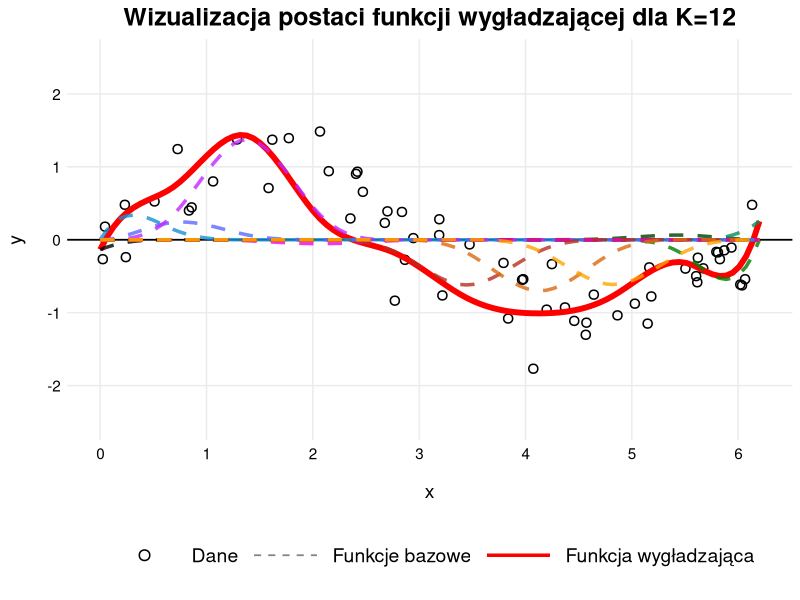

The R script that drew this image:
library(ggplot2)
library(splines)

set.seed(42)

# Część teoretyczna: Obrazowanie funkcji wygładzającej

base_dim <- 12
names_in_legends <- c("Dane", "Funkcje bazowe", "Funkcja wygładzająca")

# Generowanie danych
x_points <- runif(60, 0, 6.2)
y_points <- sin(x_points) + rnorm(60, 0, 0.4)
df_points <- data.frame(x = x_points, y = y_points)

df_points$label <- factor("Dane", levels = names_in_legends) 

# Funkcja wygładzająca
B_train <- bs(df_points$x, df = base_dim, intercept = TRUE)
model <- lm(df_points$y ~ B_train - 1)
betas <- coef(model) 

x_grid <- seq(0, 6.2, length.out = 100)
B_grid <- bs(x_grid, df = base_dim, intercept = TRUE)

y_est <- B_grid %*% betas
df_true <- data.frame(x = x_grid, y = as.vector(y_est))
df_true$label <- factor("Funkcja wygładzająca", levels = names_in_legends) 

df_dashed <- data.frame()
my_palette <- colorRampPalette(c("black", "green4", "dodgerblue", "magenta", "firebrick", "orange"))
colors_dashed <- my_palette(base_dim)

# Generowanie funkcji bazowych
for (k in 1:base_dim) {
  y_basis <- B_grid[, k] * betas[k]
  temp_df <- data.frame(x = x_grid, y = y_basis, group = as.character(k))

  temp_df$label <- factor("Funkcje bazowe", levels = names_in_legends)
  df_dashed <- rbind(df_dashed, temp_df)
}

# Wykres
ggplot() +
  geom_hline(yintercept = 0, color = "black", linewidth = 0.6) +
  geom_point(data = df_points,
             aes(x = x, y = y, shape = label),
             size = 2.5, color = "black", stroke = 0.8) +
  
  # Funkcja wygładzająca
  geom_line(data = df_true,
            aes(x = x, y = y, linetype = label),
            color = "red", linewidth = 2) +
  # Funkcje bazowe
  geom_line(data = df_dashed,
            aes(x = x, y = y, group = group, color = group, linetype = label),
            linewidth = 1.2, alpha = 0.8) +

  scale_color_manual(values = colors_dashed, guide = "none") +
  scale_shape_manual(
    name = NULL,
    values = c("Dane" = 1, "Funkcje bazowe" = NA, "Funkcja wygładzająca" = NA),
    drop = FALSE 
  ) +
  scale_linetype_manual(
    name = NULL,
    values = c("Dane" = "blank", "Funkcje bazowe" = "dashed", "Funkcja wygładzająca" = "solid"),
    drop = FALSE 
  ) +
  guides(
    shape = guide_legend(override.aes = list(
      color = c("black", "grey40", "red"),
      linewidth = c(0, 0.6, 1.2),
      size = c(3, NA, NA)
    )),
    linetype = guide_legend(override.aes = list(
      color = c("black", "grey40", "red"),
      linewidth = c(0, 0.6, 1.2),
      size = c(3, NA, NA)
    ))
  ) +
  scale_x_continuous(breaks = 0:6) +
  scale_y_continuous(limits = c(-2.5, 2.5), breaks = seq(-2.0, 2.0, 1.0)) +
  theme_minimal() +
  theme(
    legend.position = "bottom",
    plot.title = element_text(hjust = 0.5, face = "bold", size=18),
    panel.grid.minor = element_blank(),
    axis.title.x = element_text(margin = margin(t = 15), size = 14),
    axis.title.y = element_text(margin = margin(r = 15), size = 14),
    axis.text = element_text(size = 11, color = "black"),
    legend.text = element_text(size = 14),           
    legend.key.size = unit(1.5, "cm"),              
    legend.key.width = unit(2, "cm")
  ) +
  labs(x = "x", y = "y", title="Wizualizacja postaci funkcji wygładzającej dla K=12")
